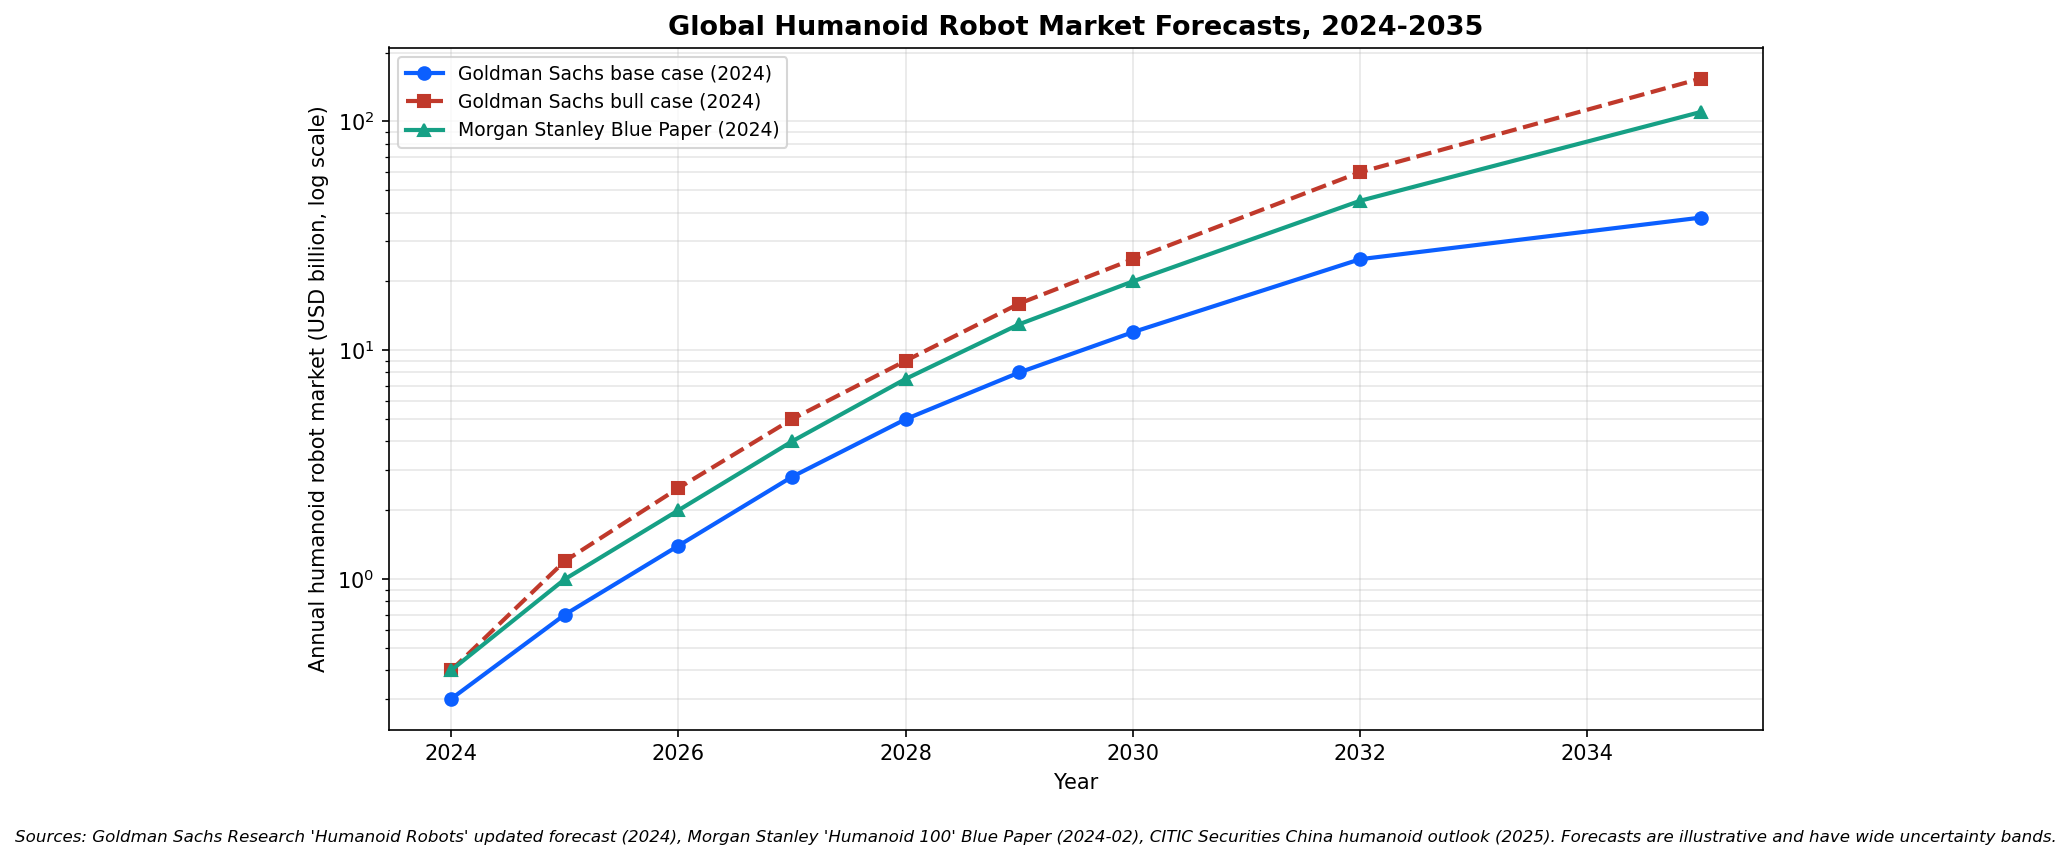

Write the Python code that produced this figure.
"""Humanoid robot global market-size forecast, 2024-2035.

Forecasts vary widely by source; the chart shows the rough consensus of
Goldman Sachs (2024 update), Morgan Stanley Blue Paper, and CITIC Securities
Chinese-market sizing. Numbers are illustrative — see report Section 8 for
the full citation set and caveats.
"""
import matplotlib.pyplot as plt
import numpy as np

years = np.array([2024, 2025, 2026, 2027, 2028, 2029, 2030, 2032, 2035])
# Goldman base case (annual shipments value, USD bn)
gs_base = np.array([0.3, 0.7, 1.4, 2.8, 5.0, 8.0, 12.0, 25.0, 38.0])
# Goldman bull case
gs_bull = np.array([0.4, 1.2, 2.5, 5.0, 9.0, 16.0, 25.0, 60.0, 154.0])
# Morgan Stanley (cumulative installed base × ASP proxy, smoothed)
ms = np.array([0.4, 1.0, 2.0, 4.0, 7.5, 13.0, 20.0, 45.0, 110.0])

fig, ax = plt.subplots(figsize=(10, 5.5))
ax.plot(years, gs_base, marker="o", label="Goldman Sachs base case (2024)", color="#0b5fff", linewidth=2)
ax.plot(years, gs_bull, marker="s", label="Goldman Sachs bull case (2024)", color="#c0392b", linewidth=2, linestyle="--")
ax.plot(years, ms,      marker="^", label="Morgan Stanley Blue Paper (2024)", color="#16a085", linewidth=2)

ax.set_yscale("log")
ax.set_xlabel("Year")
ax.set_ylabel("Annual humanoid robot market (USD billion, log scale)")
ax.set_title("Global Humanoid Robot Market Forecasts, 2024-2035",
             fontsize=13, fontweight="bold")
ax.legend(loc="upper left", fontsize=9)
ax.grid(True, which="both", alpha=0.3)

fig.text(0.5, -0.03,
         "Sources: Goldman Sachs Research 'Humanoid Robots' updated forecast (2024), "
         "Morgan Stanley 'Humanoid 100' Blue Paper (2024-02), CITIC Securities China humanoid "
         "outlook (2025). Forecasts are illustrative and have wide uncertainty bands.",
         ha="center", fontsize=8, style="italic")

plt.tight_layout()
plt.savefig("/Users/x/projects/financial_agent/reports/charts/leju_tam_growth.png",
            dpi=150, bbox_inches="tight")
print("saved")
